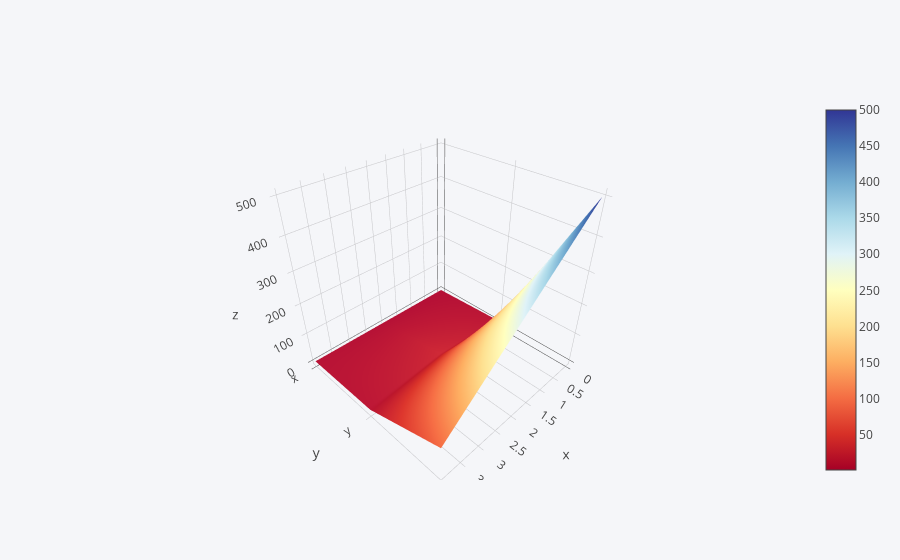

The notebook cell this image was saved under:
### Code cell
df3.iplot(kind='surface',colorscale='rdylbu')

### Figure 1 — Plotly figure (JSON) as saved in the notebook; plotly's stock layout.template omitted (floating-point values rounded to 4 significant figures)
{"data": [{"colorscale": [[0, "rgb(165,0,38)"], [0.1, "rgb(215,48,39)"], [0.2, "rgb(244,109,67)"], [0.3, "rgb(253,174,97)"], [0.4, "rgb(254,224,144)"], [0.5, "rgb(255,255,191)"], [0.6, "rgb(224,243,248)"], [0.7, "rgb(171,217,233)"], [0.8, "rgb(116,173,209)"], [0.9, "rgb(69,117,180)"], [1, "rgb(49,54,149)"]], "type": "surface", "x": [0, 1, 2, 3, 4], "y": ["x", "y", "z"], "z": [[1, 2, 3, 4, 5], [10, 20, 30, 20, 10], [500, 400, 300, 200, 100]]}], "layout": {"legend": {"bgcolor": "#F5F6F9", "font": {"color": "#4D5663"}}, "paper_bgcolor": "#F5F6F9", "plot_bgcolor": "#F5F6F9", "titlefont": {"color": "#4D5663"}, "xaxis1": {"gridcolor": "#E1E5ED", "showgrid": true, "tickfont": {"color": "#4D5663"}, "title": "", "titlefont": {"color": "#4D5663"}, "zerolinecolor": "#E1E5ED"}, "yaxis1": {"gridcolor": "#E1E5ED", "showgrid": true, "tickfont": {"color": "#4D5663"}, "title": "", "titlefont": {"color": "#4D5663"}, "zerolinecolor": "#E1E5ED"}}}
